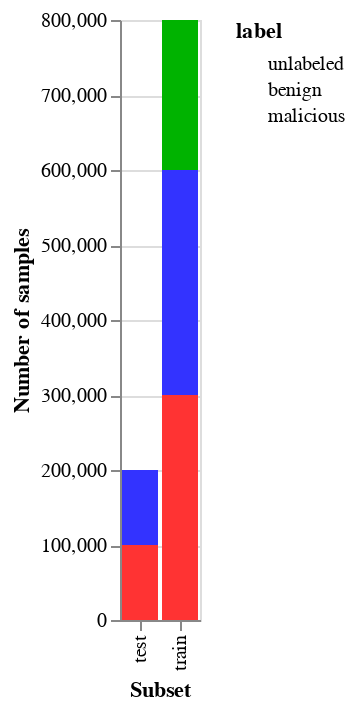

The cell this chart's notebook holds for it:
### Code cell
alt.Chart(gbdf).mark_bar().encode(
    alt.X('subset:O', axis=alt.Axis(title='Subset')),
    alt.Y('sum(sha256):Q', axis=alt.Axis(title='Number of samples')),
    alt.Color('label:N', scale=alt.Scale(range=["#00b300", "#3333ff", "#ff3333"]), legend=alt.Legend(values=["unlabeled", "benign", "malicious"])))

### Figure 1 — Vega-Lite specification as saved in the notebook (floating-point values rounded to 4 significant figures)
{"config": {"view": {"continuousWidth": 400, "continuousHeight": 300}}, "data": {"name": "data-7e13dd54bc8a1e4dcd9e783efd3ade07"}, "mark": "bar", "encoding": {"color": {"field": "label", "legend": {"values": ["unlabeled", "benign", "malicious"]}, "scale": {"range": ["#00b300", "#3333ff", "#ff3333"]}, "type": "nominal"}, "x": {"axis": {"title": "Subset"}, "field": "subset", "type": "ordinal"}, "y": {"aggregate": "sum", "axis": {"title": "Number of samples"}, "field": "sha256", "type": "quantitative"}}, "$schema": "https://vega.github.io/schema/vega-lite/v4.17.0.json", "datasets": {"data-7e13dd54bc8a1e4dcd9e783efd3ade07": [{"label": -1, "subset": "train", "sha256": 200000, "appeared": 200000, "avclass": 96433}, {"label": 0, "subset": "test", "sha256": 100000, "appeared": 100000, "avclass": 0}, {"label": 0, "subset": "train", "sha256": 300000, "appeared": 300000, "avclass": 0}, {"label": 1, "subset": "test", "sha256": 100000, "appeared": 100000, "avclass": 99321}, {"label": 1, "subset": "train", "sha256": 300000, "appeared": 300000, "avclass": 289246}]}}
